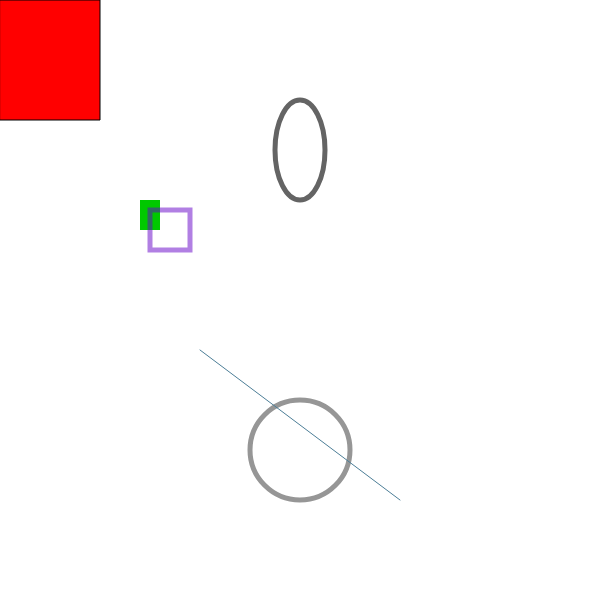
Frame 1 (no input)
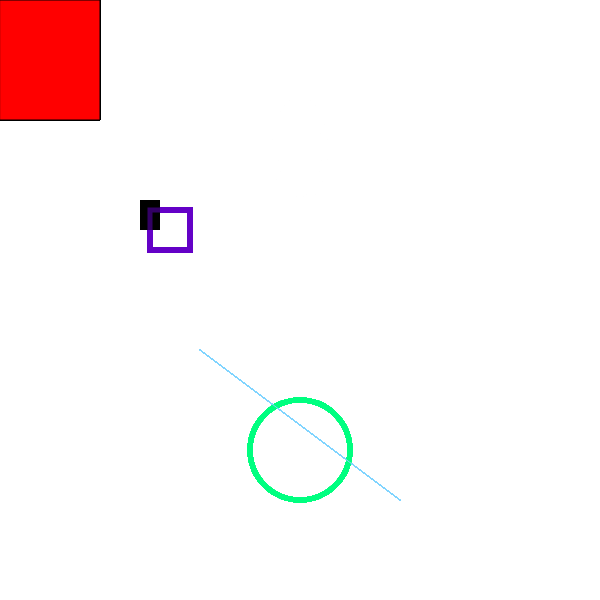
Frame 60 (no input)
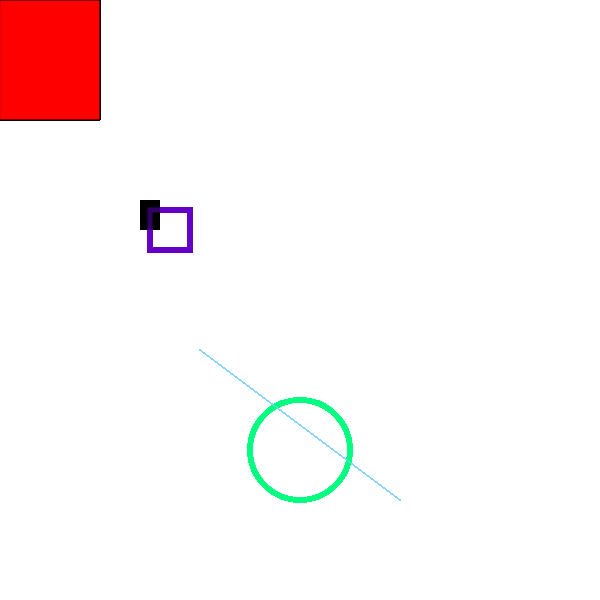
Frame 120 (the mouse pressed at the canvas centre since frame 60)

The p5.js sketch that drew these frames (run headless with seeded random() and noise() and a simulated clock; from frame 60 on, the mouse is pressed at the canvas centre):

// p5.js sketch
// ── sketch.js
function setup() {
    createCanvas(600, 600); // Optionnel, permet de préciser la taille de la zone de dessin
}

function draw() {
    // Rectangle
    fill('#FF0000'); // Couleur de remplissage (notation hexadécimale)
    stroke('rgb(0, 0, 0)'); // Couleur de contour (notation RGB 0-255)
    rect(0, 0, 100, 120); // Dessin d'un rectangle
    // Rectangle
    fill(0, 200, 0); // Autre notation RGB 0-255
    noStroke(); // Désactivation du contour
    rect(140, 200, 20, 30);
    // Rectangle
    stroke('rgba(100, 0, 200, 0.5)'); // Contour avec transparence
    strokeWeight(5); // Épaisseur du contour (défaut : 1 px)
    noFill(); // Désactivation du remplissage
    rect(150, 210, 40, 40);
    // Ellipse
    stroke(100); // Couleur donnée en niveaux de gris
    ellipse(width/2, height/4, 50, 100); // La taille du canvas est accessible à tout moment par les variables 'width' et 'height' (note : l'effet de la fonction 'noFill' appelée à la ligne 17 continue)
    // Ellipse
    var c1 = color(150, 150, 150); // Objet 'color' de p5.js
    stroke(c1);
    ellipse(width/2, 3*height/4, 100, 100); // La fonction 'ellipse' est surtout utilisée pour tracer des cercles…
    // Ligne
    var l = brightness(c1); // Récupération de la luminosité (paramètre du mode HSB) de la couleur RGB (0, 0, 0)
    colorMode(HSB); // Les couleurs seront maintenant créées en mode HSB
    var c2 = color(200, 50, l); // c2 a la même luminosité que c1 mais des valeurs différentes de teinte et de saturation
    stroke(c2);
    strokeWeight(1);
    line(200, 350, 400, 500);
}
